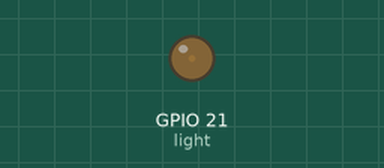
Bench run of a program on a simulated Raspberry Pi (BCM pin numbers). Parts: output pins drawn as LEDs (lit = HIGH).

Above: at 0.05 s.
At 1.05 s:
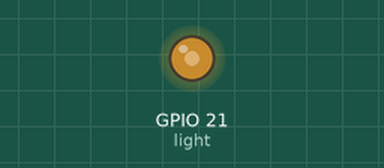
At 1.75 s:
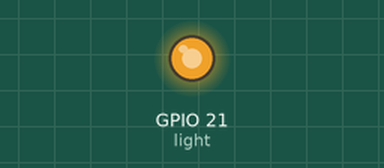
At 3.5 s:
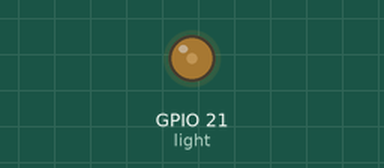
Timing chart, 0 to 5.2 s (numbered marks = the images above):
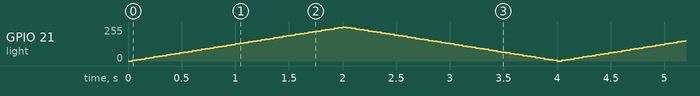

The program:

simple_fade.py
```python
from signal import pause
from gpiozero import PWMLED

light = PWMLED(21)

try:
    light.pulse(fade_in_time=2, fade_out_time=2)

    pause()

except KeyboardInterrupt:
    pass

finally:
    light.close()
```
